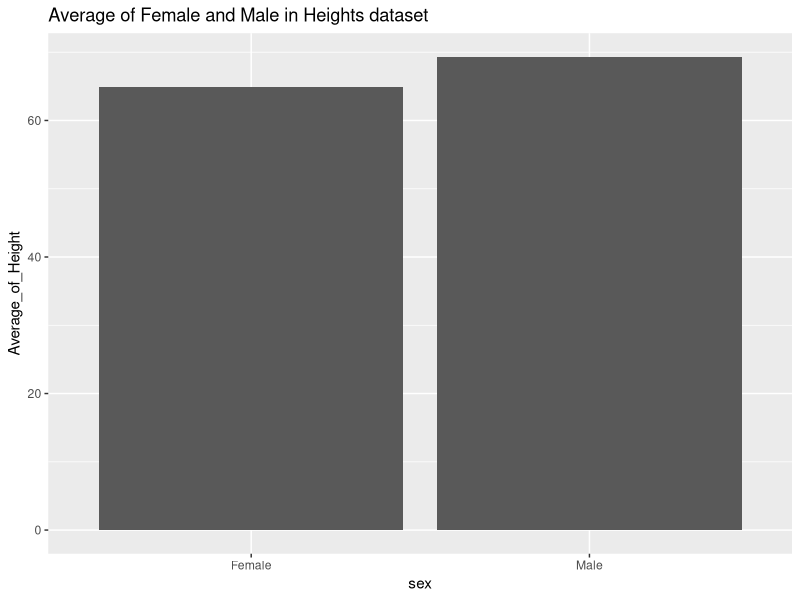

Generate this figure with R:
library(tidyverse)
library(dslabs)
library(dplyr)
library(ggplot2)
library(kableExtra)
data(heights)
options(digits = 3)

head(heights)
kable(head(heights) , "pandoc" , caption = "Heights Datasets")

# the percentage of data is female and male 
Percentage  <- heights %>% 
  summarise (F_perc.= mean(sex=="Female"),
             M_perc.= mean(sex == "Male"),
             F_no. = sum(sex=="Female"),
             M_no. = sum(sex == "Male"))
kable(Percentage , "pandoc", caption = "Percentage and Number of Female and Male in Heights Dataset")

# Average and standard deviation of height based on sex
sex_avg_height <- heights %>% 
  group_by(sex) %>% 
  summarize(Average_of_Height = mean(height), 
            standard_deviation = sd(height)) 

kable(sex_avg_height ,"pandoc", caption = "Average of Height in Female/Male group")

# plot of the sex percentage 
sex_avg_height %>% group_by(sex) %>%
  ggplot(aes(sex,Average_of_Height)) + 
  geom_bar(stat= "identity") + 
  ggtitle("Average of Female and Male in Heights dataset")

QC25to75<- heights %>% group_by(sex) %>% summarise(Q25 = quantile(height,0.25),
                                        Q50 = quantile(height,0.5),
                                        Q75 = quantile(height, 0.75))
kable(QC25to75 , "pandoc", caption = "Quantile of Height in Female and Male")
